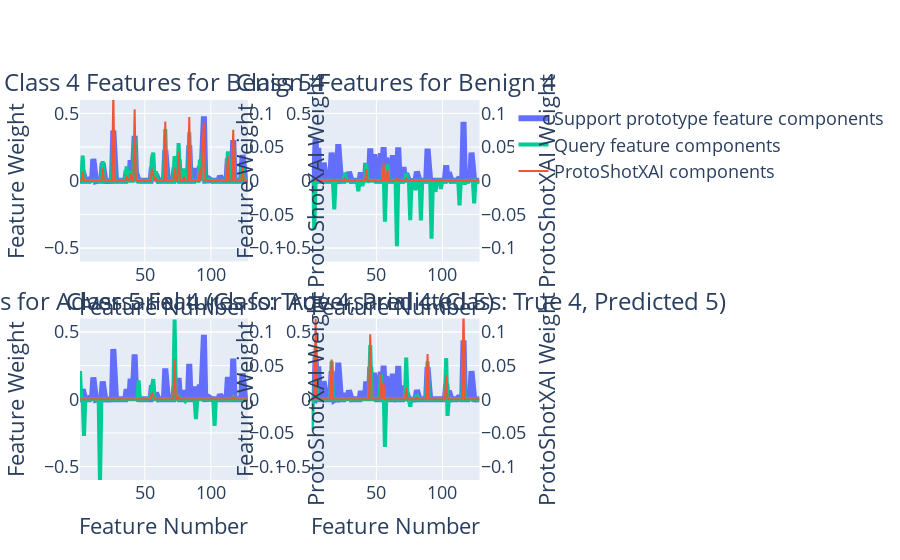

Notebook source saved alongside this figure:
### Code cell
from plotly.subplots import make_subplots
import plotly.graph_objects as go

fig = go.Figure()
# '#636EFA', '#EF553B', '#00CC96', '#AB63FA', '#FFA15A', '#19D3F3', '#FF6692', '#B6E880', '#FF97FF', '#FECB52'

fig = make_subplots(rows=2, cols=2, vertical_spacing = 0.15, horizontal_spacing = 0.15,
    specs=[[{"secondary_y": True}, {"secondary_y": True}],
    [{"secondary_y": True}, {"secondary_y": True}]], 
    subplot_titles=("Class 4 Features for Benign 4", 
    "Class 5 Features for Benign 4",
    "Class 4 Features for Adversarial 4 (Class: True 4, Predicted 5)",
    "Class 5 Features for Adversarial 4 (Class: True 4, Predicted 5)"))
fig.update_annotations(font_size=24)


## Adversarial 4, prototype 4
fig.add_trace(go.Scatter(
    x=f, y=s_feature_adv_proto4/np.sqrt(np.sum(s_feature_adv_proto4*s_feature_adv_proto4)),
    name='Support prototype feature components',
    line=dict(color="#636EFA", width=6),
), secondary_y=False, row=2, col=1)

fig.add_trace(go.Scatter(
    x=f, y=q_feature_adv_proto4/np.sqrt(np.sum(q_feature_adv_proto4*q_feature_adv_proto4)),
    name='Query feature components',
    line=dict(color="#00CC96", width=4),
), secondary_y=False, row=2, col=1)

fig.add_trace(go.Scatter(
    x=f, y=q_feature_adv_proto4*s_feature_adv_proto4/den_adv_proto4,
    name='ProtoShotXAI components',
    line=dict(color="#EF553B", width=2),
), secondary_y=True, row=2, col=1)
fig.update_xaxes(title_text="Feature Number", range = [1,128],row=2, col=1)
fig.update_yaxes(title_text="Feature Weight", range = [-0.6,0.6],secondary_y=False, row=2, col=1)
fig.update_yaxes(title_text="ProtoShotXAI Weight", range = [-0.12,0.12],secondary_y=True, row=2, col=1)


## Benign 4, prototype 4
fig.add_trace(go.Scatter(
    x=f, y=s_feature_benign_proto4/np.sqrt(np.sum(s_feature_benign_proto4*s_feature_benign_proto4)),
    name='support prototype feature components',
    line=dict(color="#636EFA", width=6),
    showlegend=False,
), secondary_y=False, row=1, col=1)

fig.add_trace(go.Scatter(
    x=f, y=q_feature_benign_proto4/np.sqrt(np.sum(q_feature_benign_proto4*q_feature_benign_proto4)),
    name='benign features',
    line=dict(color="#00CC96", width=4),
    showlegend=False,
), secondary_y=False, row=1, col=1)

fig.add_trace(go.Scatter(
    x=f, y=q_feature_benign_proto4*s_feature_benign_proto4/den_benign_proto4,
    name='ProtoShot distance components',
    line=dict(color="#EF553B", width=2),
    showlegend=False,
), secondary_y=True, row=1, col=1)
fig.update_xaxes(title_text="Feature Number", range = [1,128],row=1, col=1)
fig.update_yaxes(title_text="Feature Weight", range = [-0.6,0.6],secondary_y=False, row=1, col=1)
fig.update_yaxes(title_text="ProtoShotXAI Weight", range = [-0.12,0.12],secondary_y=True, row=1, col=1)


## Adversarial 4, prototype 5
fig.add_trace(go.Scatter(
    x=f, y=s_feature_adv_proto5/np.sqrt(np.sum(s_feature_adv_proto5*s_feature_adv_proto5)),
    name='Support prototype feature components',
    line=dict(color="#636EFA", width=6),
    showlegend=False,
), secondary_y=False, row=2, col=2)

fig.add_trace(go.Scatter(
    x=f, y=q_feature_adv_proto5/np.sqrt(np.sum(q_feature_adv_proto5*q_feature_adv_proto5)),
    name='Adversarial feature components',
    line=dict(color="#00CC96", width=4),
    showlegend=False,
), secondary_y=False, row=2, col=2)

fig.add_trace(go.Scatter(
    x=f, y=q_feature_adv_proto5*s_feature_adv_proto5/den_adv_proto5,
    name='ProtoShot distance components',
    line=dict(color="#EF553B", width=2),
    showlegend=False,
), secondary_y=True, row=2, col=2)
fig.update_xaxes(title_text="Feature Number", range = [1,128],row=2, col=2)
fig.update_yaxes(title_text="Feature Weight", range = [-0.6,0.6],secondary_y=False, row=2, col=2)
fig.update_yaxes(title_text="ProtoShotXAI Weight", range = [-0.12,0.12],secondary_y=True, row=2, col=2)

## Benign 4, prototype 5
fig.add_trace(go.Scatter(
    x=f, y=s_feature_benign_proto5/np.sqrt(np.sum(s_feature_benign_proto5*s_feature_benign_proto5)),
    name='support prototype feature components',
    line=dict(color="#636EFA", width=6),
    showlegend=False,
), secondary_y=False, row=1, col=2)

fig.add_trace(go.Scatter(
    x=f, y=q_feature_benign_proto5/np.sqrt(np.sum(q_feature_benign_proto5*q_feature_benign_proto5)),
    name='benign features',
    line=dict(color="#00CC96", width=4),
    showlegend=False,
), secondary_y=False, row=1, col=2)

fig.add_trace(go.Scatter(
    x=f, y=q_feature_benign_proto5*s_feature_benign_proto5/den_benign_proto5,
    name='cosine distance components',
    line=dict(color="#EF553B", width=2),
    showlegend=False,
), secondary_y=True, row=1, col=2)
fig.update_xaxes(title_text="Feature Number", range = [1,128],row=1, col=2)
fig.update_yaxes(title_text="Feature Weight", range = [-0.6,0.6],secondary_y=False, row=1, col=2)
fig.update_yaxes(title_text="ProtoShotXAI Weight", range = [-0.12,0.12],secondary_y=True, row=1, col=2)

fig.update_layout(
    font=dict(
        size=18,
    )
)
fig.update_layout(title_font_size=20)


fig.show()

import plotly.io as pio
pio.write_image(fig, './results/Adversarial_MNIST/Adversarial_MNIST_Features.png', width=2000, height=800)
